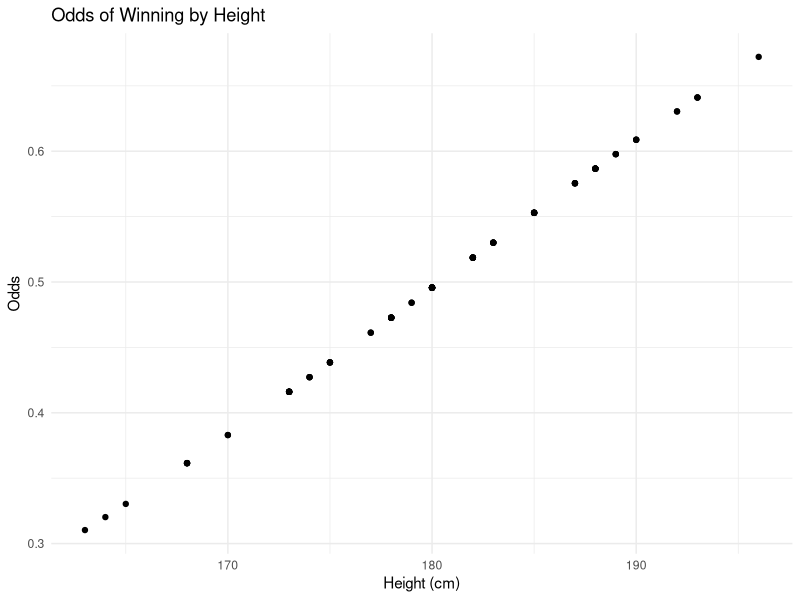
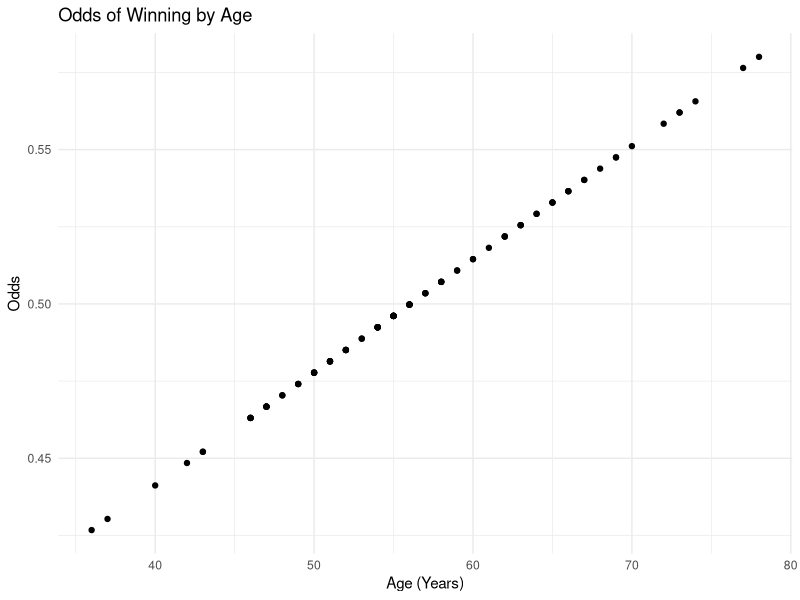
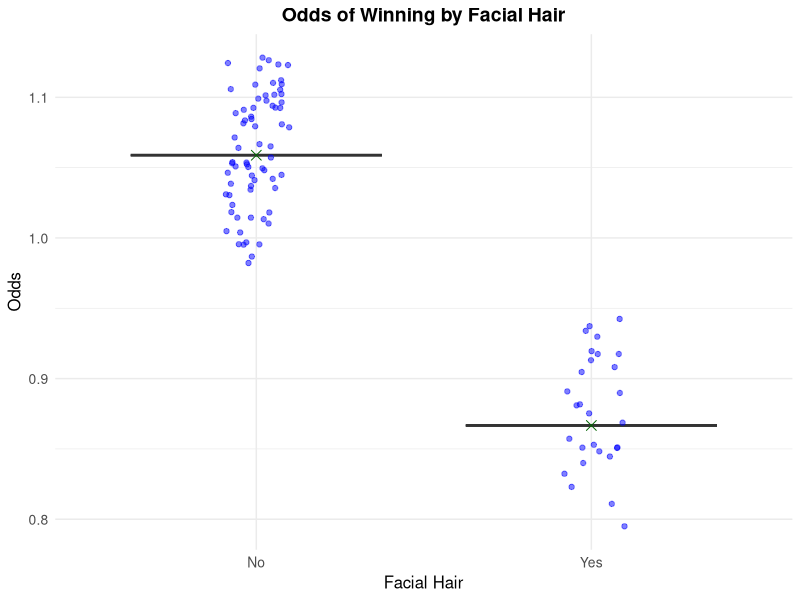
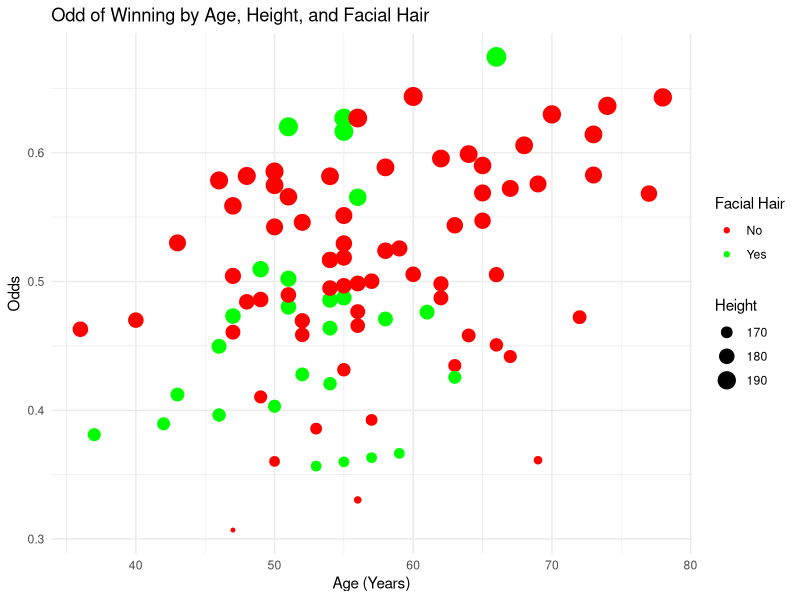
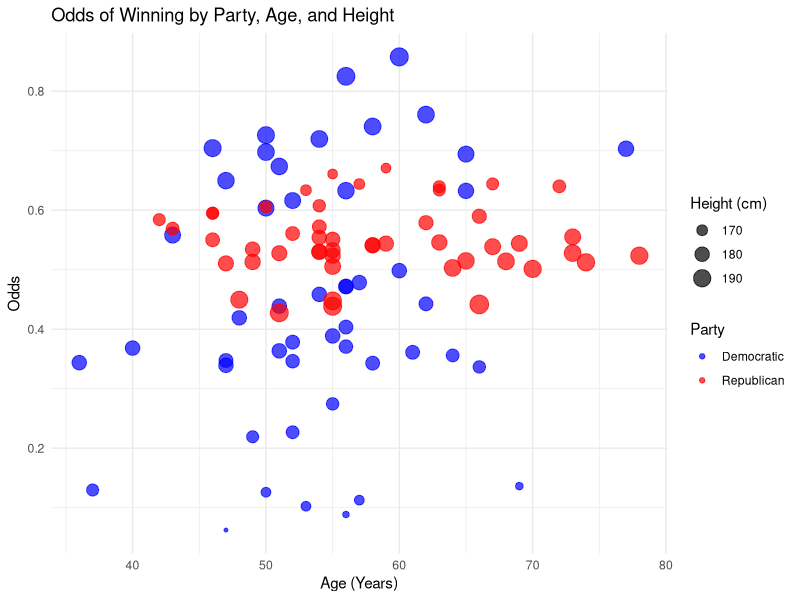
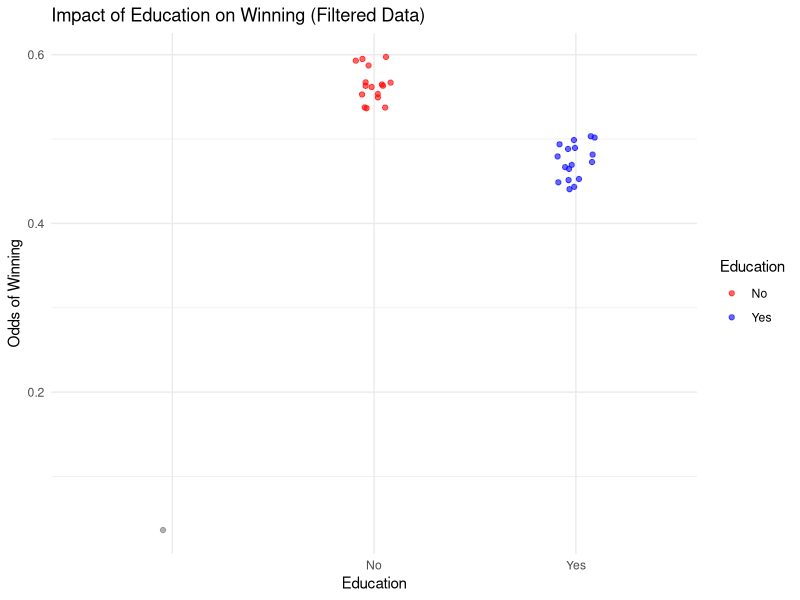
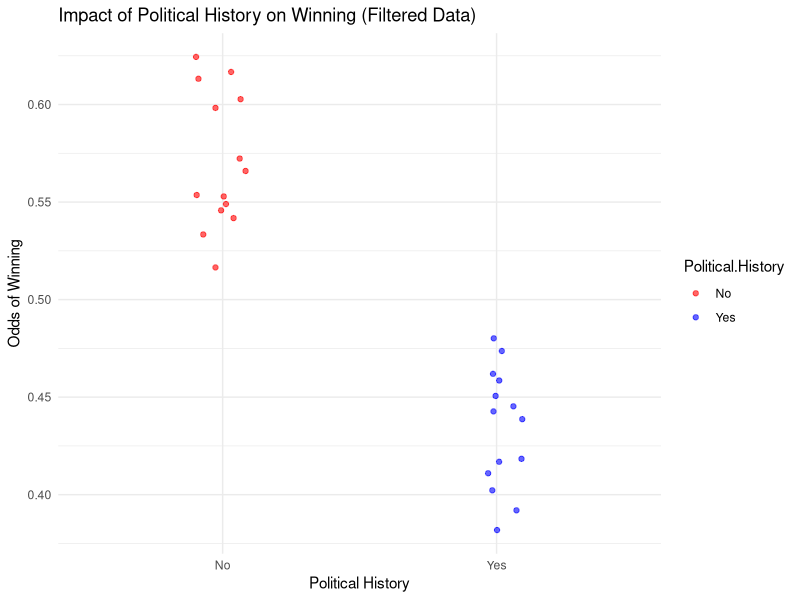
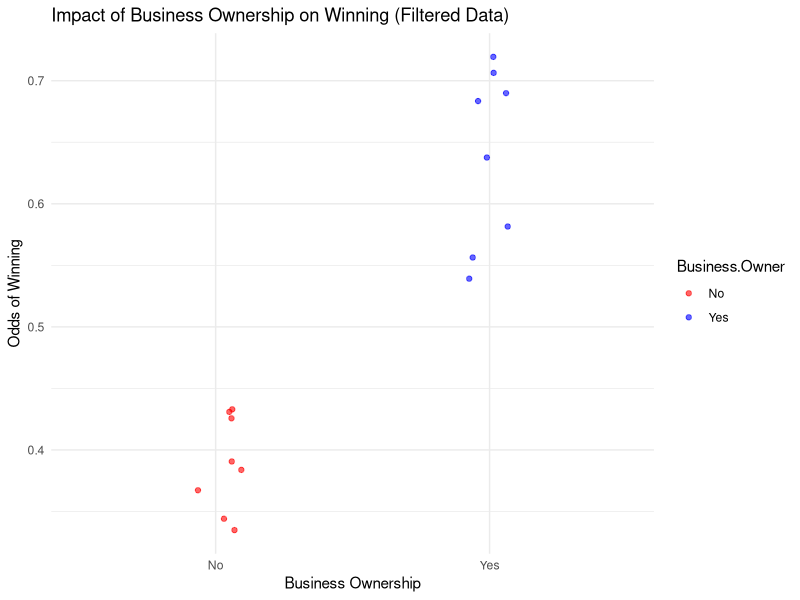

R code for these plots, in order:
## ---- chunk 1
knitr::opts_chunk$set(echo = TRUE)
## ---- chunk 2
library(dplyr)
library(ggplot2)

data <- read.csv("Presidential Historical Data.csv")

data$Win <- factor(data$Win, levels = c("No", "Yes"))

height_model <- glm(Win ~ Height, data = data, family = "binomial")

summary(height_model)

exp(coef(height_model))

data$Predicted_Prob <- predict(height_model, type = "response")

ggplot(data, aes(x = Height, y = Predicted_Prob)) +
  geom_point() +
  labs(title = "Odds of Winning by Height",
       x = "Height (cm)",
       y = "Odds") +
  theme_minimal()
## ---- chunk 3
age_model <- glm(Win ~ Age, data = data, family = "binomial")

summary(age_model)

exp(coef(age_model))

data$Predicted_Prob_Age <- predict(age_model, type = "response")

ggplot(data, aes(x = Age, y = Predicted_Prob_Age)) +
  geom_point() +
  labs(title = "Odds of Winning by Age",
       x = "Age (Years)",
       y = "Odds") +
  theme_minimal()

## ---- chunk 4
facial_hair_model <- glm(Win ~ Facial.Hair, data = data, family = "binomial")

summary(facial_hair_model)

exp(coef(facial_hair_model))

data$Predicted_Odds_FacialHair <- exp(predict(facial_hair_model))
ggplot(data, aes(x = as.factor(Facial.Hair), y = Predicted_Odds_FacialHair)) +
  geom_boxplot(alpha = 0.7, outlier.shape = 16, outlier.colour = "red") +  
  geom_jitter(width = 0.1, alpha = 0.5, color = "blue") +
  stat_summary(fun = mean, geom = "point", shape = 4, size = 3, color = "darkgreen", aes(group = 1)) +
  scale_x_discrete(labels = c("No", "Yes")) +  # Relabel x-axis
  labs(title = "Odds of Winning by Facial Hair",
       x = "Facial Hair",
       y = "Odds") +
  theme_minimal() +  
  theme(
    plot.title = element_text(hjust = 0.5, face = "bold", size = 14),
    axis.title = element_text(size = 12),
    axis.text = element_text(size = 10)
  ) 
## ---- chunk 5
combined_model <- glm(Win ~ Height + Age + Facial.Hair, data = data, family = "binomial")

summary(combined_model)

exp(coef(combined_model))

data$Predicted_Prob_Combined <- predict(combined_model, type = "response")

ggplot(data, aes(x = Age, y = Predicted_Prob_Combined, color = Facial.Hair)) +
  geom_point(aes(size = Height)) +
  labs(title = "Odd of Winning by Age, Height, and Facial Hair",
       x = "Age (Years)",
       y = "Odds") +
  theme_minimal() +
  scale_color_manual(values = c("No" = "red", "Yes" = "green"), name = "Facial Hair")
## ---- chunk 6
library(ggplot2)
library(dplyr)

data$Party <- as.factor(data$Party)
data$Win <- as.factor(data$Win)
data$Facial.Hair <- as.factor(data$Facial.Hair)

data_democrats <- data %>% filter(Party == "Democratic")
data_republicans <- data %>% filter(Party == "Republican")

democrats_model <- glm(Win ~ Height + Age + Facial.Hair, data = data_democrats, family = "binomial")
democrats_summary <- summary(democrats_model)
democrats_odds <- exp(coef(democrats_model))

print("Democrats Model Summary:")
print(democrats_summary)
print("Democrats Odds Ratios:")
print(democrats_odds)

republicans_model <- glm(Win ~ Height + Age + Facial.Hair, data = data_republicans, family = "binomial")
republicans_summary <- summary(republicans_model)
republicans_odds <- exp(coef(republicans_model))

print("Republicans Model Summary:")
print(republicans_summary)
print("Republicans Odds Ratios:")
print(republicans_odds)

data_democrats$Predicted_Prob <- predict(democrats_model, type = "response")
data_republicans$Predicted_Prob <- predict(republicans_model, type = "response")

data_combined <- bind_rows(
  data_democrats %>% mutate(Party = "Democratic"),
  data_republicans %>% mutate(Party = "Republican")
)

ggplot(data_combined, aes(x = Age, y = Predicted_Prob, color = Party, size = Height)) +
  geom_point(alpha = 0.7) +
  labs(
    title = "Odds of Winning by Party, Age, and Height",
    x = "Age (Years)",
    y = "Odds",
    color = "Party",
    size = "Height (cm)"
  ) +
  theme_minimal() +
  scale_color_manual(values = c("Democratic" = "blue", "Republican" = "red"))
## ---- chunk 7
library(dplyr)

education_filtered <- data %>%
  group_by(Year) %>%
  filter(n_distinct(Education) > 1)

education_model <- glm(Win ~ Education, family = "binomial", data = education_filtered)
summary(education_model)

odds_education <- exp(coef(education_model))
print("Odds Ratios for Education:")
print(odds_education)

library(ggplot2)
education_filtered$Predicted_Prob_Education <- predict(education_model, type = "response")
ggplot(education_filtered, aes(x = Education, y = Predicted_Prob_Education, color = Education)) +
  geom_jitter(width = 0.1, alpha = 0.6) +
  labs(
    title = "Impact of Education on Winning (Filtered Data)",
    x = "Education",
    y = "Odds of Winning"
  ) +
  theme_minimal() +
  scale_color_manual(values = c("No" = "red", "Yes" = "blue"))


## ---- chunk 8
political_filtered <- data %>%
  group_by(Year) %>%
  filter(n_distinct(Political.History) > 1)

political_model <- glm(Win ~ Political.History, family = "binomial", data = political_filtered)
summary(political_model)

odds_political <- exp(coef(political_model))
print("Odds Ratios for Political History:")
print(odds_political)

political_filtered$Predicted_Prob_Political <- predict(political_model, type = "response")
ggplot(political_filtered, aes(x = Political.History, y = Predicted_Prob_Political, color = Political.History)) +
  geom_jitter(width = 0.1, alpha = 0.6) +
  labs(
    title = "Impact of Political History on Winning (Filtered Data)",
    x = "Political History",
    y = "Odds of Winning"
  ) +
  theme_minimal() +
  scale_color_manual(values = c("No" = "red", "Yes" = "blue"))




## ---- chunk 9
business_filtered <- data %>%
  group_by(Year) %>%
  filter(n_distinct(Business.Owner) > 1)

business_model <- glm(Win ~ Business.Owner, family = "binomial", data = business_filtered)
summary(business_model)

odds_business <- exp(coef(business_model))
print("Odds Ratios for Business Ownership:")
print(odds_business)


business_filtered$Predicted_Prob_Business <- predict(business_model, type = "response")
ggplot(business_filtered, aes(x = Business.Owner, y = Predicted_Prob_Business, color = Business.Owner)) +
  geom_jitter(width = 0.1, alpha = 0.6) +
  labs(
    title = "Impact of Business Ownership on Winning (Filtered Data)",
    x = "Business Ownership",
    y = "Odds of Winning"
  ) +
  theme_minimal() +
  scale_color_manual(values = c("No" = "red", "Yes" = "blue"))

## ---- chunk 10
library(randomForest)
library(dplyr)

combined_filtered <- data %>%
  group_by(Year) %>%
  filter(n() == 2) %>%
  ungroup()

categorical_vars <- c("Education", "Political.History", "Business.Owner", "Win")
combined_filtered[categorical_vars] <- lapply(combined_filtered[categorical_vars], factor)

rf_combined_model <- randomForest(
  Win ~ Education + Political.History + Business.Owner,
  data = combined_filtered,
  ntree = 500,
  importance = TRUE
)

print(rf_combined_model)

combined_filtered$Predicted_Odds_RF <- predict(rf_combined_model, newdata = combined_filtered, type = "prob")[, 2] / (1 - predict(rf_combined_model, newdata = combined_filtered, type = "prob")[, 2])

library(randomForest)
library(dplyr)
library(ggplot2)

# Filter and prepare the data
combined_filtered <- data %>%
  group_by(Year) %>%
  filter(n() == 2) %>%
  ungroup()

# Convert relevant variables to factors
categorical_vars <- c("Education", "Political.History", "Business.Owner", "Win")
combined_filtered[categorical_vars] <- lapply(combined_filtered[categorical_vars], factor)

# Fit the random forest model
rf_combined_model <- randomForest(
  Win ~ Education + Political.History + Business.Owner,
  data = combined_filtered,
  ntree = 500,
  importance = TRUE
)

# Print model summary
print(rf_combined_model)

# Add predicted odds to the dataset
combined_filtered$Predicted_Odds_RF <- predict(rf_combined_model, newdata = combined_filtered, type = "prob")[, 2] / (1 - predict(rf_combined_model, newdata = combined_filtered, type = "prob")[, 2])

# Create a creative bubble plot
unique_combinations <- unique(combined_filtered[, c("Education", "Business.Owner")])

for (i in 1:nrow(unique_combinations)) {
  combination <- unique_combinations[i, ]
  subset_data <- combined_filtered %>% 
    filter(Education == combination$Education & Business.Owner == combination$Business.Owner)
  
  plot <- ggplot(subset_data, aes(x = Political.History, y = Predicted_Odds_RF, size = Predicted_Odds_RF, color = Win)) +
    geom_point(alpha = 0.7) +
    scale_size_continuous(range = c(2, 10), name = "Odds") +
    scale_color_manual(values = c("No" = "red", "Yes" = "blue"), name = "Outcome") +
    labs(
      title = paste("Predicted Odds of Winning",
                    "(Education:", combination$Education, ", Business Owner:", combination$Business.Owner, ")"),
      x = "Political History",
      y = "Predicted Odds of Winning"
    ) +
    theme_minimal() +
    theme(
      plot.title = element_text(hjust = 0.5, face = "bold", size = 14),
      axis.title = element_text(size = 12),
      axis.text = element_text(size = 10)
    )
  
  print(plot)
}

## ---- chunk 11
library(caret)
library(e1071)

categorical_vars <- c("Party", "Facial.Hair", "Win", "Education", "Political.History", "Business.Owner", "War")
data[categorical_vars] <- lapply(data[categorical_vars], as.factor)

numeric_vars <- c("Height", "Age", "GDP.Growth.Rate")
data[numeric_vars] <- lapply(data[numeric_vars], as.numeric)

train_control <- trainControl(
  method = "cv",             
  number = 10,                
  classProbs = TRUE,          
  summaryFunction = twoClassSummary  
)

set.seed(445) 
svm_model <- train(
  Win ~ Height + Facial.Hair + Age + War + GDP.Growth.Rate + 
         Education + Political.History + Business.Owner + Party,
  data = data,
  method = "svmRadial",
  trControl = train_control,
  metric = "ROC"
)

print(svm_model)

hypothetical_candidates <- expand.grid(
  Height = c(165, 175, 185),
  Facial.Hair = factor(c("Yes", "No"), levels = levels(data$Facial.Hair)),
  Age = c(40, 50, 60),
  War = factor(c("Yes", "No"), levels = levels(data$War)),
  GDP.Growth.Rate = c(2, 4, 6),
  Education = factor(c("Yes", "No"), levels = levels(data$Education)),
  Political.History = factor(c("Yes", "No"), levels = levels(data$Political.History)),
  Business.Owner = factor(c("Yes", "No"), levels = levels(data$Business.Owner)),
  Party = factor(c("Democratic", "Republican"), levels = levels(data$Party))
)

hypothetical_candidates$Predicted_Prob <- predict(svm_model, newdata = hypothetical_candidates, type = "prob")[, "Yes"]

best_candidate <- hypothetical_candidates[which.max(hypothetical_candidates$Predicted_Prob), ]
print("Best Candidate Profile:")
print(best_candidate)
## ---- chunk 12
library(randomForest)

rf_model <- randomForest(
  Party ~ Height + Facial.Hair + Win + Age + War + GDP.Growth.Rate + 
           Education + Political.History + Business.Owner,
  data = data,
  ntree = 500,
  importance = TRUE
)

# Print model summary
print(rf_model)

# Variable importance
importance_df <- data.frame(
  Variable = rownames(importance(rf_model)),
  Importance = importance(rf_model)[, 1]
)
print("Variable Importance:")
print(importance_df)

ggplot(importance_df, aes(x = reorder(Variable, Importance), y = Importance)) +
  geom_bar(stat = "identity", fill = "skyblue") +
  coord_flip() +
  labs(
    title = "Variable Importance in Predicting Winning Party",
    x = "Variable",
    y = "Importance"
  ) +
  theme_minimal()
